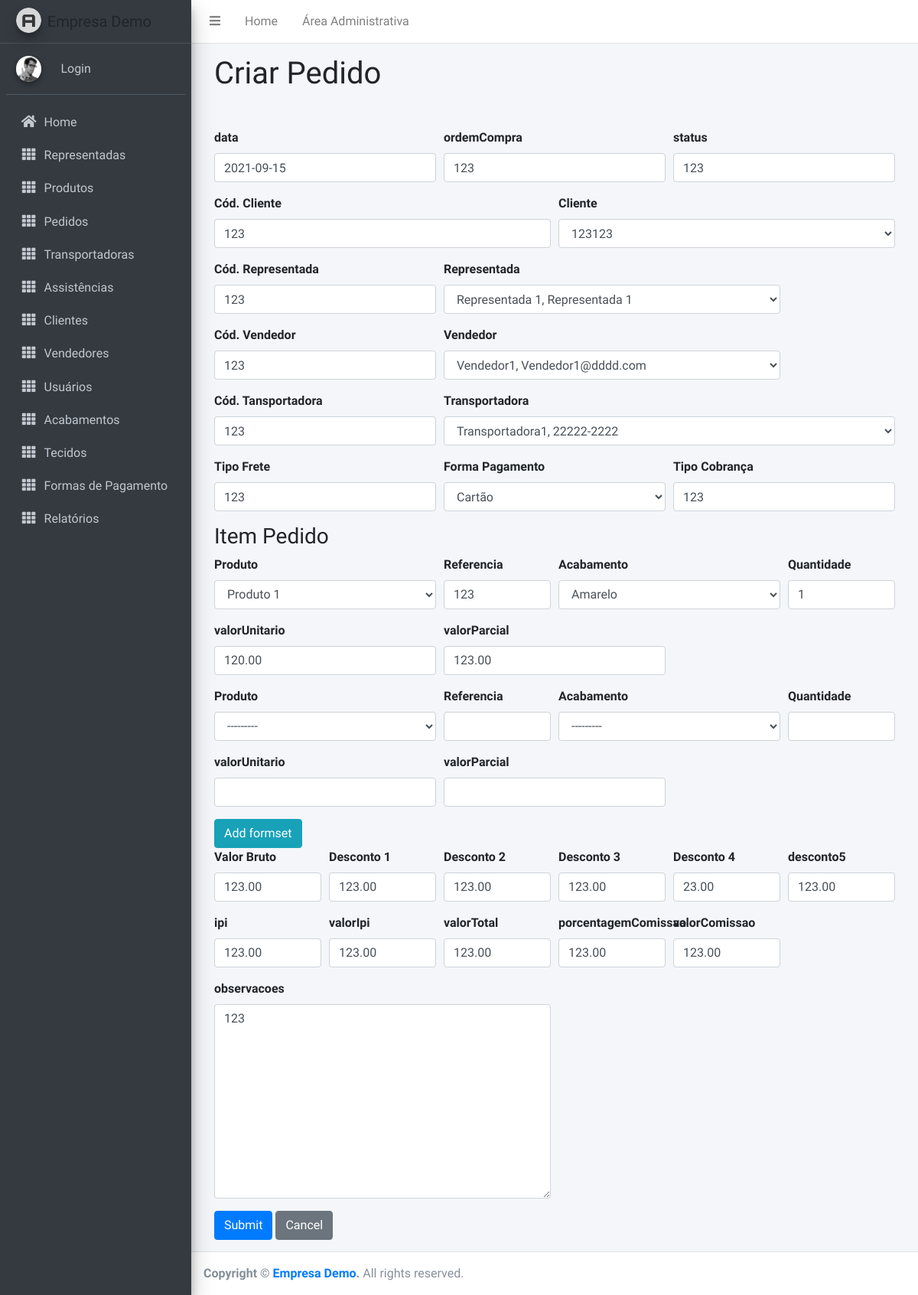
/myapp/pedido/1/update/, run on an earlier commit of the app's database.
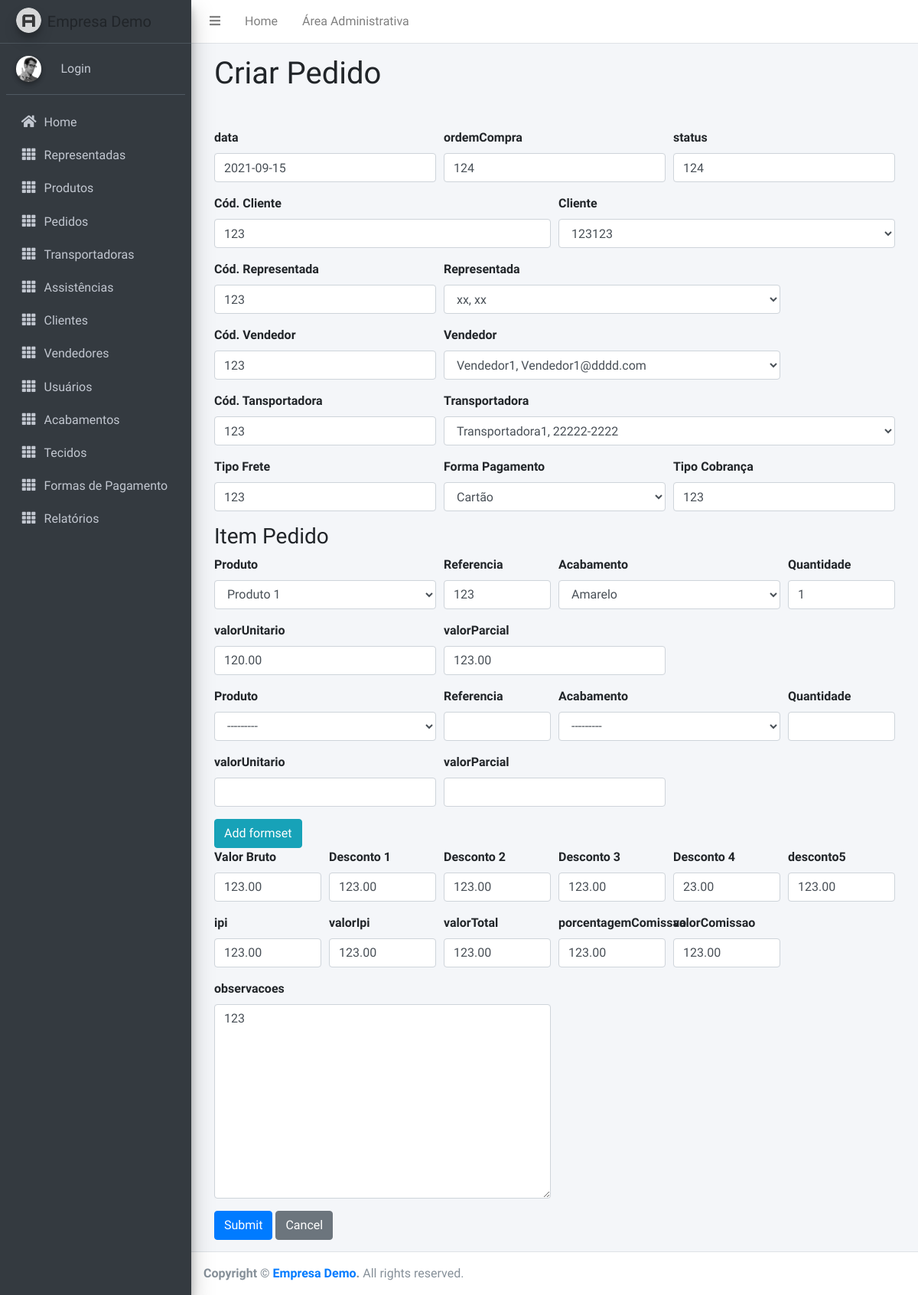
And on a later commit of the database.
### myapp/models.py (models this page shows, shortened)
class Pedido(models.Model):
    data = models.DateField()
    ordemCompra = models.CharField(max_length=200)
    status = models.CharField(max_length=200)
    codCliente = models.CharField(max_length=200)
    cliente = models.ForeignKey('Cliente', on_delete=models.SET_NULL, null=True)
    codRepresentada = models.CharField(max_length=200)
    representada = models.ForeignKey('Representada', on_delete=models.SET_NULL, null=True)
    codVendedor = models.CharField(max_length=200)
    vendedor = models.ForeignKey('Vendedor', on_delete=models.SET_NULL, null=True)
    codTransportadora = models.CharField(max_length=200)
    transportadora = models.ForeignKey('Transportadora', on_delete=models.SET_NULL, null=True)
    tipoFrete = models.CharField(max_length=200)
    formaPagamento = models.ForeignKey('FormaPagamento', on_delete=models.SET_NULL, null=True)
    tipoCobranca = models.CharField(max_length=200)
    lastUpdate = models.DateTimeField(auto_now=True)
    valorBruto = models.DecimalField(max_digits=10, decimal_places=2)
    desconto1 = models.DecimalField(max_digits=10, decimal_places=2, default=0)
    desconto2 = models.DecimalField(max_digits=10, decimal_places=2, default=0)
    desconto3 = models.DecimalField(max_digits=10, decimal_places=2, default=0)
    desconto4 = models.DecimalField(max_digits=10, decimal_places=2, default=0)
    desconto5 = models.DecimalField(max_digits=10, decimal_places=2, default=0)
    ipi = models.DecimalField(max_digits=10, decimal_places=2)
    valorIpi = models.DecimalField(max_digits=10, decimal_places=2)
    valorTotal = models.DecimalField(max_digits=10, decimal_places=2)
    porcentagemComissao = models.DecimalField(max_digits=10, decimal_places=2)
    valorComissao = models.DecimalField(max_digits=10, decimal_places=2)
    observacoes = models.TextField(max_length=600, default='')

### myapp/views.py (the view, shortened to what this page needs)
# urls.py: path('pedido/<int:pk>/update/', views.PedidoUpdate.as_view(), name='pedido-update'),
class PedidoUpdate( UpdateView):
    model = Pedido
    form_class = PedidoForm
    inline_formset = ItemPedidoInlineFormset
    template_name = 'myapp/pedido_form.html'
    def get(self, request, *args, **kwargs):
        self.object = get_object_or_404(Pedido, pk=self.kwargs['pk'])
        form = self.form_class(instance=self.object)
        formset = self.inline_formset(instance=self.object)
        return render(request,\
            self.template_name,\
            {'form': form, 'formset': formset})

### myapp/forms.py
class PedidoForm(ModelForm):
    class Meta:
        model = Pedido
        fields = '__all__'

### myapp/models.py (called while the page is built)
    def __str__(self):
        return '{0}, {1}'.format(self.nome, self.contato)

    def __str__(self):
        return self.nome

    def __str__(self):
        return self.razaoSocial

    def __str__(self):
        return '{0}, {1}'.format(self.nome, self.contato)

    def __str__(self):
        return '{0}, {1}'.format(self.nome, self.email)

    def __str__(self):
        return self.acabamento

    def __str__(self):
        return self.formaDePagamento

### myapp/templates/myapp/pedido_form.html (shortened to what the changed rows need)
{% extends "base_generic.html" %}
{% load widget_tweaks %}
{% block content %}
    <div class="form-container">
        <h1 class="mb-5">Criar Pedido</h1>
        <form action="" method="post">
            <div class="form-row">
                <div class="form-group col-md-4">
                    <label>data</label>
                    {{ form.data|add_class:'form-control' }}
                </div>
                <div class="form-group col-md-4">
                    <label>ordemCompra</label>
                    {{ form.ordemCompra|add_class:'form-control' }}
                </div>
                <div class="form-group col-md-4">
                    <label>status</label>
                    {{ form.status|add_class:'form-control' }}
                </div>
            </div>
            <div class="form-row">
                <div class="form-group col-md-6">
                    <label>Cód. Cliente</label>
                    {{ form.codCliente|add_class:'form-control' }}
                </div>
                <div class="form-group col-md-6">
                    <label>Cliente</label>
                    {{ form.cliente|add_class:'form-control' }}
                </div>
            </div>
            <div class="form-row">
                <div class="form-group col-md-4">
                    <label>Cód. Representada</label>
                    {{ form.codRepresentada|add_class:'form-control' }}
                </div>
                <div class="form-group col-md-6">
                   <label>Representada</label>
                    {{ form.representada|add_class:'form-control' }}
                </div>
            </div>
            <div class="form-row">
                <div class="form-group col-md-4">
                    <label>Cód. Vendedor</label>
                    {{ form.codVendedor|add_class:'form-control' }}
                </div>
                <div class="form-group col-md-6">
                   <label>Vendedor</label>
                    {{ form.vendedor|add_class:'form-control' }}
                </div>
            </div>
            <div class="form-row">
                <div class="form-group col-md-4">
                    <label>Cód. Tansportadora</label>
                    {{ form.codTransportadora|add_class:'form-control' }}
                </div>
                <div class="form-group col-md-8">
                    <label>Transportadora</label>
                    {{ form.transportadora|add_class:'form-control' }}
                </div>
            </div>
            <div class="form-row">
                <div class="form-group col-md-4">
                    <label>Tipo Frete</label>
                    {{ form.tipoFrete|add_class:'form-control' }}
                </div>
                <div class="form-group col-md-4">
                    <label>Forma Pagamento</label>
                    {{ form.formaPagamento|add_class:'form-control' }}
                </div>
                <div class="form-group col-md-4">
                    <label>Tipo Cobrança</label>
                    {{ form.tipoCobranca|add_class:'form-control' }}
                </div>
            </div>
            <div class="form-row">
                <div class="form-group col-md-2">
                    <label>Valor Bruto</label>
                    {{ form.valorBruto|add_class:'form-control' }}
                </div>
                <div class="form-group col-md-2">
                   <label>Desconto 1</label>
                    {{ form.desconto1|add_class:'form-control' }}
                </div>
                <div class="form-group col-md-2">
                    <label>Desconto 2</label>
                     {{ form.desconto2|add_class:'form-control' }}
                 </div>
                <div class="form-group col-md-2">
                    <label>Desconto 3</label>
                    {{ form.desconto3|add_class:'form-control' }}
                </div>
                <div class="form-group col-md-2">
                   <label>Desconto 4</label>
                    {{ form.desconto4|add_class:'form-control' }}
                </div>
                <div class="form-group col-md-2">
                    <label>desconto5</label>
                    {{ form.desconto5|add_class:'form-control' }}
                </div>
            </div>
            <div class="form-row">
                <div class="form-group col-md-2">
                    <label>ipi</label>
                    {{ form.ipi|add_class:'form-control' }}
                </div>
                <div class="form-group col-md-2">
                    <label>valorIpi</label>
                    {{ form.valorIpi|add_class:'form-control' }}
                </div>
                <div class="form-group col-md-2">
                    <label>valorTotal</label>
                    {{ form.valorTotal|add_class:'form-control' }}
                </div>
                <div class="form-group col-md-2">
                    <label>porcentagemComissao</label>
                    {{ form.porcentagemComissao|add_class:'form-control' }}
                </div>
                <div class="form-group col-md-2">
                    <label>valorComissao</label>
                    {{ form.valorComissao|add_class:'form-control' }}
                </div>
            </div>
            <div class="form-row">
                <div class="form-group col-md-6">
                    <label>observacoes</label>
                    {{ form.observacoes|add_class:'form-control' }}
                </div>
            </div>
        </form>
    </div>
{% endblock %}

What changed in the data, as far as the page shows it:
changed Pedido "Vendedor1, Vendedor1@dddd.com": ordemCompra "123" → "124"; status "123" → "124"; representada "Representada 1, Representada 1" → "xx, xx"
